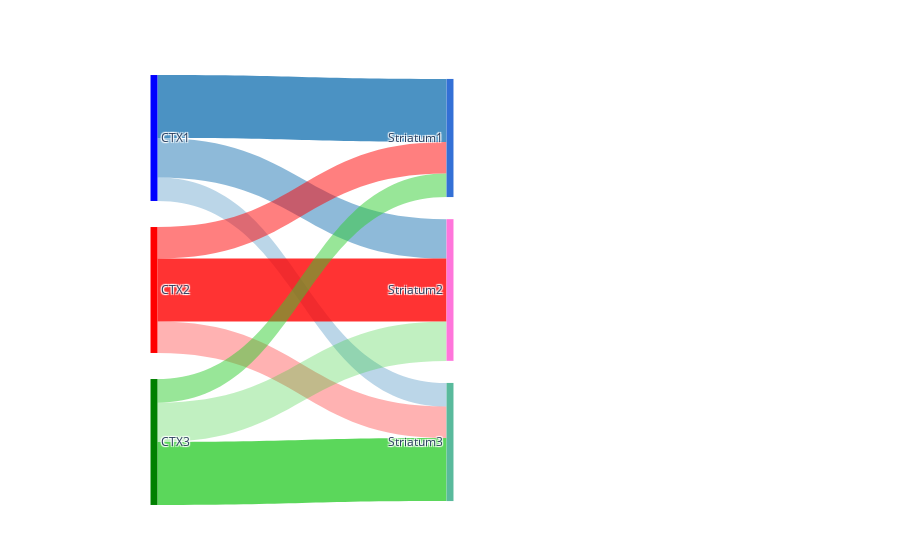

Source (notebook cell):
### Code cell
import plotly.graph_objects as go

labels = ["CTX1", "CTX2", "CTX3", "Striatum1", "Striatum2", "Striatum3"]
labels.extend(["SNr"])

source = [
    0, 0, 0,
    1, 1, 1,
    2, 2, 2
]

target = [
    3, 4, 5,
    4, 3, 5,
    5, 3, 4,
    6, 6, 6
]

value = [
    8, 5, 3,
    8, 4, 4,
    8, 3, 5,
    8, 7, 6
]

node_colors = [
    "blue", "red", "green", '#3370d6', '#ff75db', '#59ba9c', '#808080'
]

max_value_to_color = {
    8: "rgba(31, 119, 180, 0.8)",
    5: "rgba(255, 0, 0, 0.8)",
    3: "rgba(50, 205, 50, 0.8)"
}

for i in range(3, 6):
    incoming_values = [value[idx] for idx, tgt in enumerate(target) if tgt == i]
    max_value = max(incoming_values)
    node_colors.append(max_value_to_color[max_value])

link_colors = [
    "rgba(31, 119, 180, 0.8)", "rgba(31, 119, 180, 0.5)", "rgba(31, 119, 180, 0.3)",
    "rgba(255, 0, 0, 0.8)", "rgba(255, 0, 0, 0.5)", "rgba(255, 0, 0, 0.3)",
    "rgba(50, 205, 50, 0.8)", "rgba(50, 205, 50, 0.5)", "rgba(50, 205, 50, 0.3)"
]

fig = go.Figure(go.Sankey(
    node=dict(
        pad=1,
        thickness=7,
        line=dict(color="white", width=0.05),
        label=labels,
        color=node_colors,
        x=[0.1, 0.1, 0.1, 0.5, 0.5, 0.5, 0.9],
        y=[0.1, 0.5, 0.9, 0.1, 0.5, 0.9, 0.5],
    ),
    link=dict(
        source=source,
        target=target,
        value=value,
        color=[
            "rgba(31, 119, 180, 0.8)", "rgba(31, 119, 180, 0.5)", "rgba(31, 119, 180, 0.3)",
            "rgba(255, 0, 0, 0.8)", "rgba(255, 0, 0, 0.5)", "rgba(255, 0, 0, 0.3)",
            "rgba(50, 205, 50, 0.8)", "rgba(50, 205, 50, 0.5)", "rgba(50, 205, 50, 0.3)"
        ]
    )
))

fig.show()

### Figure 1 — Plotly figure (JSON) as saved in the notebook; plotly's stock layout.template omitted (floating-point values rounded to 4 significant figures)
{"data": [{"link": {"color": ["rgba(31, 119, 180, 0.8)", "rgba(31, 119, 180, 0.5)", "rgba(31, 119, 180, 0.3)", "rgba(255, 0, 0, 0.8)", "rgba(255, 0, 0, 0.5)", "rgba(255, 0, 0, 0.3)", "rgba(50, 205, 50, 0.8)", "rgba(50, 205, 50, 0.5)", "rgba(50, 205, 50, 0.3)"], "source": [0, 0, 0, 1, 1, 1, 2, 2, 2], "target": [3, 4, 5, 4, 3, 5, 5, 3, 4, 6, 6, 6], "value": [8, 5, 3, 8, 4, 4, 8, 3, 5, 8, 7, 6]}, "node": {"color": ["blue", "red", "green", "#3370d6", "#ff75db", "#59ba9c", "#808080", "rgba(31, 119, 180, 0.8)", "rgba(31, 119, 180, 0.8)", "rgba(31, 119, 180, 0.8)"], "label": ["CTX1", "CTX2", "CTX3", "Striatum1", "Striatum2", "Striatum3", "SNr"], "line": {"color": "white", "width": 0.05}, "pad": 1, "thickness": 7, "x": [0.1, 0.1, 0.1, 0.5, 0.5, 0.5, 0.9], "y": [0.1, 0.5, 0.9, 0.1, 0.5, 0.9, 0.5]}, "type": "sankey"}], "layout": {}}
